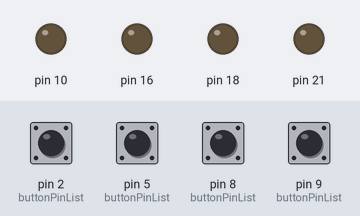
A sketch run on a simulated Arduino Leonardo, built with avr-gcc and run on an emulated ATmega32U4. Shown: output pins drawn as LEDs (lit = HIGH). The inputs (shaded band) are chosen by the test bench; at power-on: pin 2 (buttonPinList), pin 5 (buttonPinList), pin 8 (buttonPinList), pin 9 (buttonPinList) HIGH. USB keyboard and mouse output is not drawn.

Above: at 1.2 s.
1.3 s: pin 2 (buttonPinList) pulled LOW for 0.15 s
At 1.37 s:
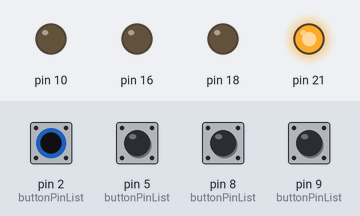
2.9 s: pin 5 (buttonPinList) pulled LOW for 0.15 s
At 2.97 s:
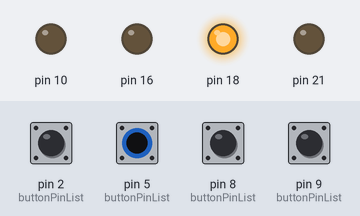
4.5 s: pin 8 (buttonPinList) pulled LOW for 0.15 s
At 4.57 s:
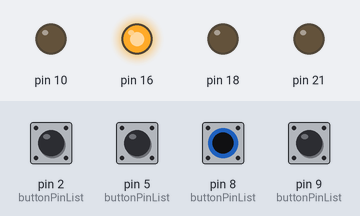
6.1 s: pin 9 (buttonPinList) pulled LOW for 0.15 s
At 6.17 s:
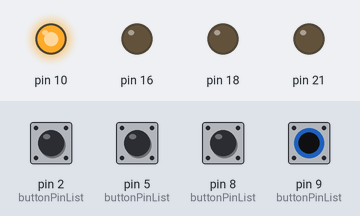
7.7 s: pin 2 (buttonPinList) driven LOW and pin 5 (buttonPinList) driven LOW
At 8.9 s:
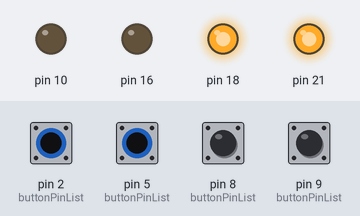
9.2 s: pin 8 (buttonPinList) pulled LOW for 1 s
At 10.0 s:
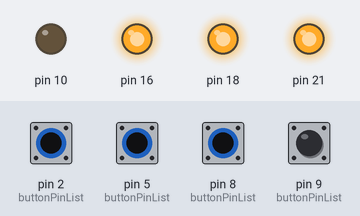
Timing chart, 0 to 12.2 s (numbered marks = the images above; inputs shaded):
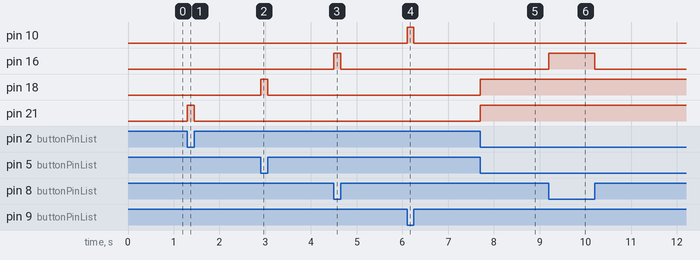

The sketch:

4k_minicon.ino
```cpp
#include "Keyboard.h"

#define BUTTON_NUM 4

typedef struct{
  uint8_t btnPin;
  uint8_t ledPin;
  char data;
  bool state;
}Button;

uint8_t buttonPinList[BUTTON_NUM] = {9, 8, 5, 2};
uint8_t buttonLedList[BUTTON_NUM] = {10, 16, 18, 21};
char buttonDataList[BUTTON_NUM] = {'a', 'b', 'c', 'd'};

bool state[BUTTON_NUM] = {false};

Button button_list[BUTTON_NUM];

void setup() {
  // put your setup code here, to run once:
  for(int i=0;i<BUTTON_NUM;i++){
    button_list[i].btnPin = buttonPinList[i];
    button_list[i].ledPin = buttonLedList[i];
    pinMode(button_list[i].btnPin,INPUT_PULLUP);
    pinMode(button_list[i].ledPin,OUTPUT);
    digitalWrite(button_list[i].ledPin,LOW);
    button_list[i].data = buttonDataList[i];
    button_list[i].state = false;
  }

  Keyboard.begin();

}

void loop() {
  // put your main code here, to run repeatedly:
  for(int i=0;i<BUTTON_NUM;i++) button_list[i].state = (digitalRead(button_list[i].btnPin)==LOW)? HIGH:LOW;

  for(int i=0;i<BUTTON_NUM;i++){
    if(button_list[i].state){
        Keyboard.press(button_list[i].data);
        digitalWrite(button_list[i].ledPin,HIGH);
    }else{
        Keyboard.release(button_list[i].data);
        digitalWrite(button_list[i].ledPin,LOW);
    }
  }
}
```

Measured:
- after the input at 1.3 s, pin 21: LOW → HIGH at once, → LOW 0.15 s later
- after the input at 2.9 s, pin 18: LOW → HIGH at once, → LOW 0.15 s later
- after the input at 4.5 s, pin 16: LOW → HIGH at once, → LOW 0.15 s later
- after the input at 6.1 s, pin 10: LOW → HIGH at once, → LOW 0.15 s later
- after the input at 7.7 s, pin 18, pin 21: LOW → HIGH at once
- after the input at 9.2 s, pin 16: LOW → HIGH at once, → LOW 1.0 s later
